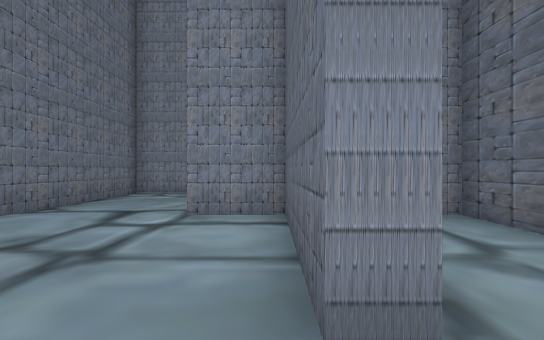
View 1 (above)

22 first-person views from a walk through a 3-D level made in the Unity game engine. The camera is 1.5 m above the floor, looks level and sees 85° across. The floor is counted in squares, 2 m on a side. Each view is taken from the middle of a square. On the plan, view 1 faces up. The plan holds only what a view shows up to about 10 squares ahead; the rest is blank. The place goes on beyond the plan. The player is left out.

View 2
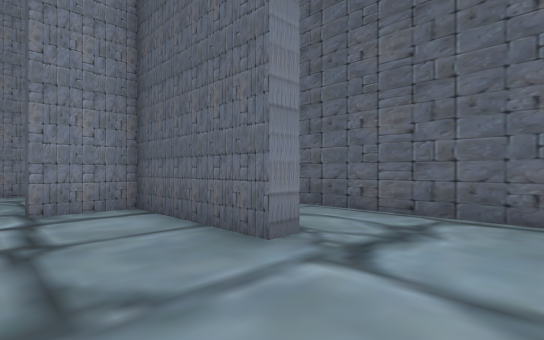

View 3
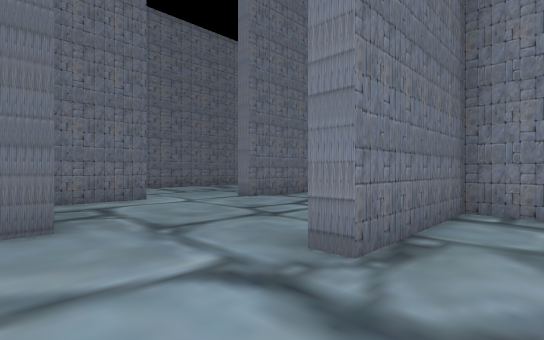

View 4
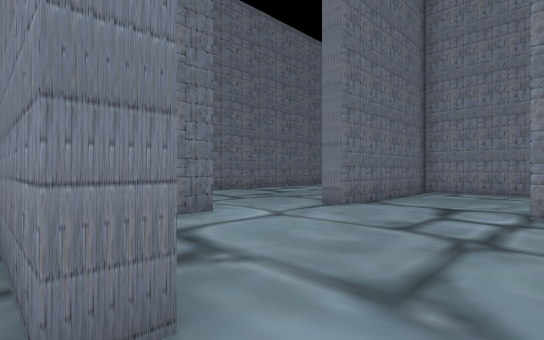

View 5
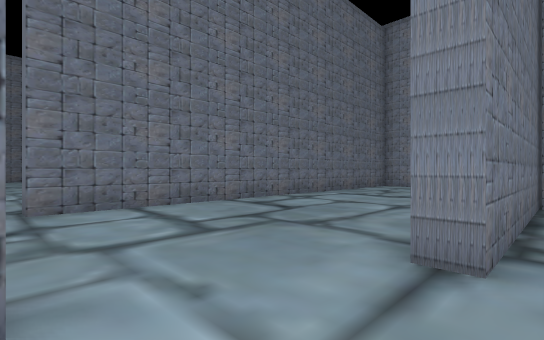

View 6
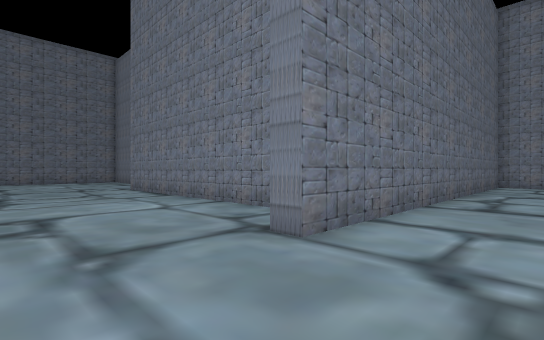

View 7
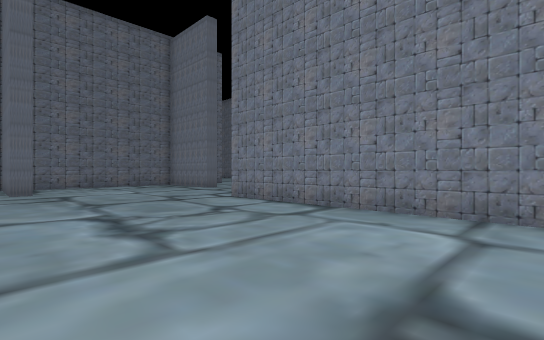

View 8
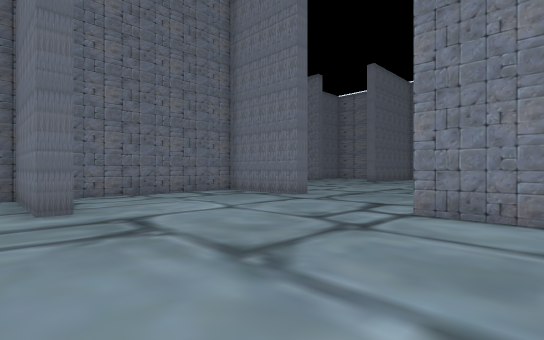

View 9
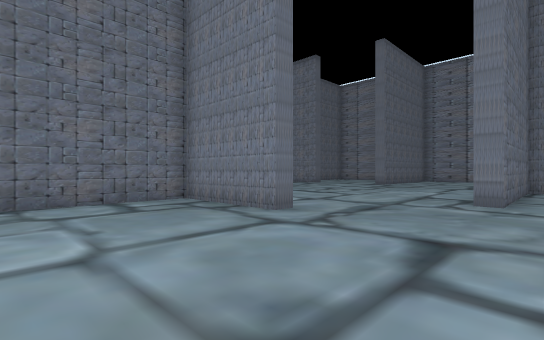

View 10
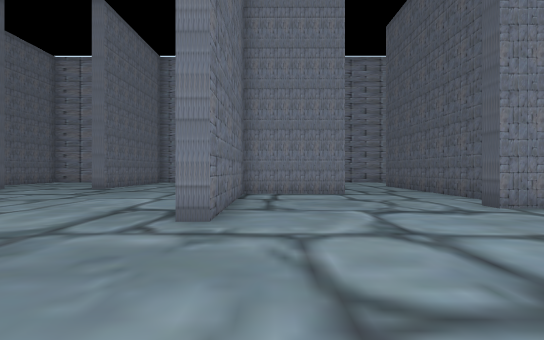

View 11
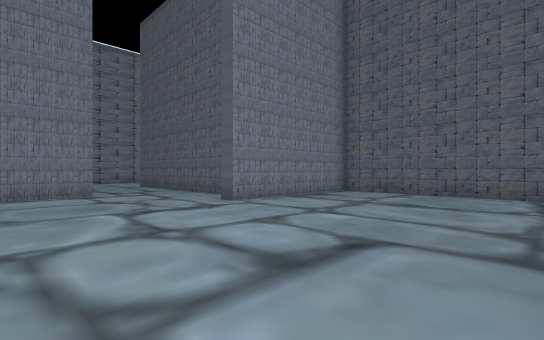

View 12
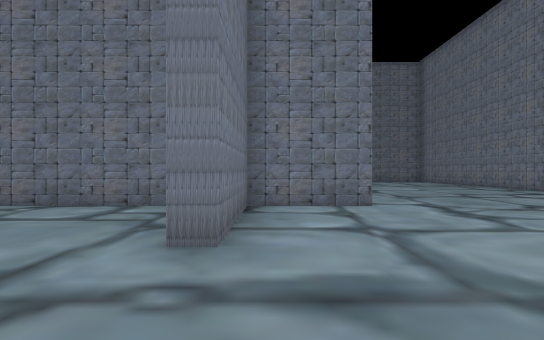

View 13
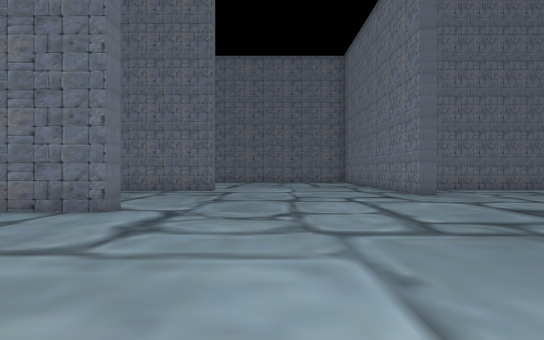

View 14
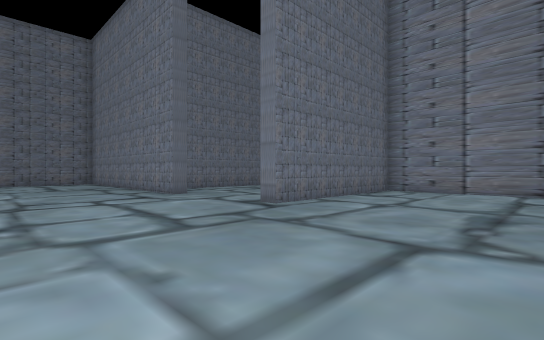

View 15
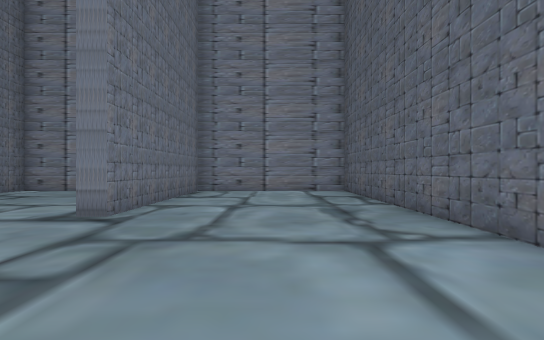

View 16
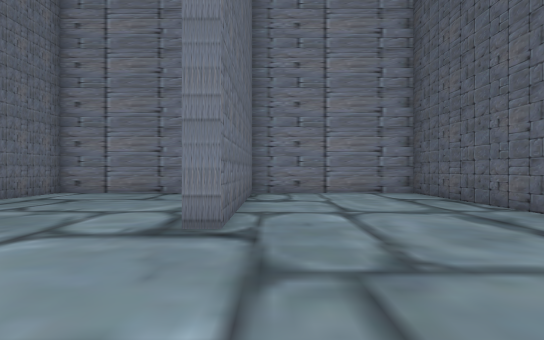

View 17
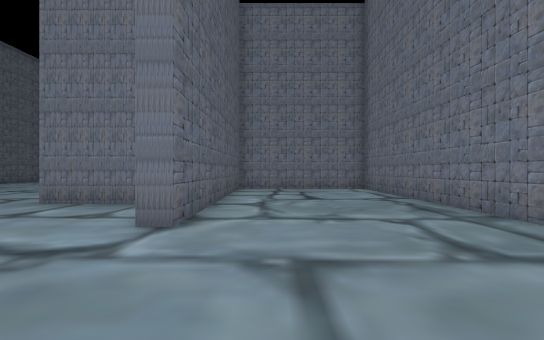

View 18
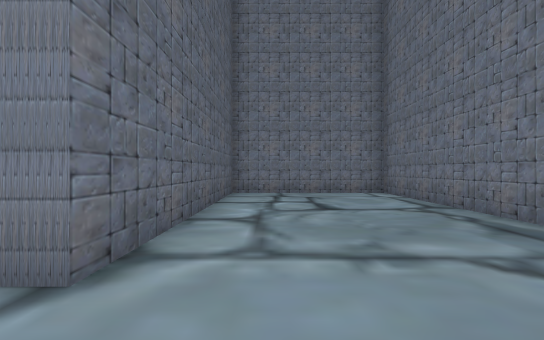

View 19
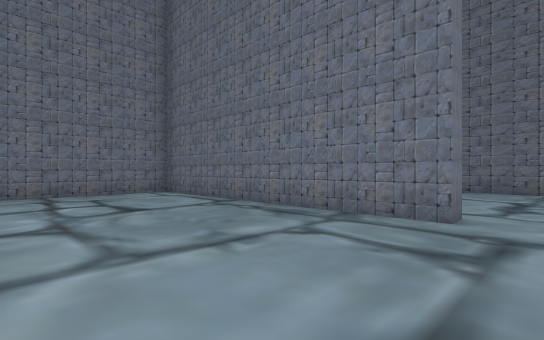

View 20
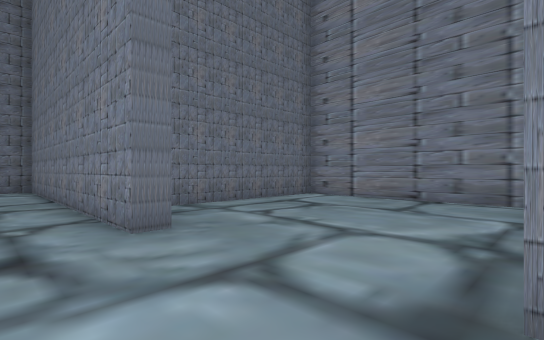

View 21
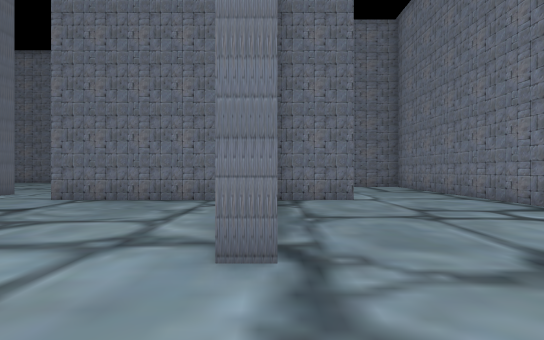

View 22
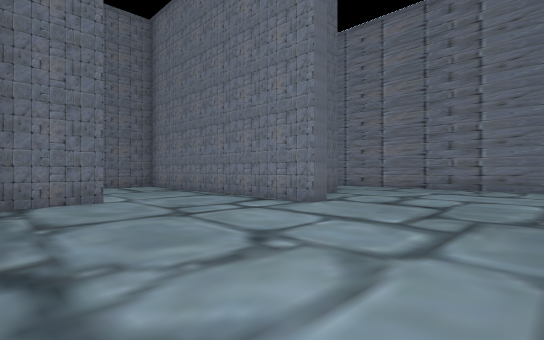

### Floor plan
Points are (right, up) in squares from view 1. A wall is a line through its corners. A room is listed if a view was taken in it or the views show most of it. See-through windows are left out.
Room 1 (views 1, 2, 3, 4)
walls: (3.2, -0.9) (3.2, 4.9) (0.7, 4.9) (0.7, 1.3) (0.2, 1.3); (-2.3, -0.3) (-2.3, -0.8) (-4.7, -0.8)
ways out: opening at (-1.7, 1) to room 2
Room 2 (views 5, 6, 7, 8, 9, 10, 11, 12, 13, 14, 15, 16, 17, 18, 19, 20, 21, 22)
walls: (-14.7, 12.5) (-14.7, 15); (-11.5, 10.8) (-15.6, 10.8) (-15.6, 11.3); (-17.6, 14.3) (-20.9, 14.3) (-20.9, 9.3) (-21.5, 9.3); (-10.1, 12) (-10.1, 2.6) (-10.6, 2.6); (-10.6, 5.4) (-10.6, 9.8); (-12.2, 4.2) (-19.9, 4.2); (-21.4, 14.8) (-21.4, 22.6) (-26.8, 22.7); (-4.4, 12.1) (-4.4, 10.1); (-6.1, 2.1) (-5.6, 2.1) (-5.6, 0.1); (-23.9, 0.2) (-23.9, -0.3) (-27.2, -0.3); (-1, 9.6) (-4.4, 9.6) (-4.4, 4.5) (-5, 4.5); (-1.2, 16) (-1.2, 15.6) (-7, 15.6); (0.7, 10.1) (0.7, 9.5); (-26.6, 22.2) (-26.6, 16.8) (-27.2, 16.8); (-30.6, 16.9) (-30.6, 16.3) (-33.5, 16.3); (0.2, 1.3) (0.2, 4.9) (-1.4, 4.9) (-1.4, 5.4); (-27.6, 22.7) (-32.9, 22.7) (-32.9, 17.9); (-33.2, 9.9) (-32.7, 9.9) (-32.7, 1.3) (-27.7, 1.3) (-27.7, 9.1) (-27.2, 9.1) (-27.2, 6.5) (-23.9, 6.5) (-23.9, 6) (-27.2, 6) (-27.2, 0.8); (2.5, 22.6) (1.4, 22.6)
ways out: opening at (-1.7, 1) to room 1; opening at (-16.5, 15)

Where each view was taken, in squares from view 1:
view 1: 0 up, 0 right, facing up
view 2: 1 down, 2 left, facing up-right
view 3: 1 down, 2 right, facing up-left
view 4: 1 down, 1 left, facing up-left
view 5: 2 up, 4 left, facing up-left
view 6: 0 up, 8 left, facing up-left
view 7: 1 down, 13 left, facing up-left
view 8: 1 down, 18 left, facing up-left
view 9: 2 up, 20 left, facing up-left
view 10: 5 up, 20 left, facing up
view 11: 5 up, 20 left, facing up-right
view 12: 7 up, 21 left, facing left
view 13: 12 up, 22 left, facing left
view 14: 12 up, 22 left, facing up-left
view 15: 12 up, 24 left, facing up
view 16: 13 up, 26 left, facing up
view 17: 13 up, 29 left, facing down
view 18: 11 up, 29 left, facing down
view 19: 11 up, 28 left, facing down-left
view 20: 15 up, 27 left, facing up-left
view 21: 10 up, 3 right, facing left
view 22: 10 up, 3 right, facing up-left
